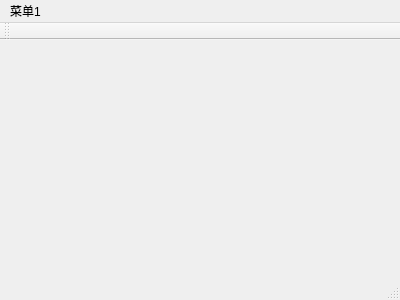
<?xml version="1.0" encoding="UTF-8"?>
<ui version="4.0">
 <class>MainWindow</class>
 <widget class="QMainWindow" name="MainWindow">
  <property name="geometry">
   <rect>
    <x>0</x>
    <y>0</y>
    <width>400</width>
    <height>300</height>
   </rect>
  </property>
  <property name="windowTitle">
   <string>MainWindow111</string>
  </property>
  <widget class="QWidget" name="centralWidget"/>
  <widget class="QMenuBar" name="menuBar">
   <property name="geometry">
    <rect>
     <x>0</x>
     <y>0</y>
     <width>400</width>
     <height>23</height>
    </rect>
   </property>
   <widget class="QMenu" name="menu111">
    <property name="title">
     <string>菜单1</string>
    </property>
   </widget>
   <addaction name="menu111"/>
  </widget>
  <widget class="QToolBar" name="mainToolBar">
   <attribute name="toolBarArea">
    <enum>TopToolBarArea</enum>
   </attribute>
   <attribute name="toolBarBreak">
    <bool>false</bool>
   </attribute>
  </widget>
  <widget class="QStatusBar" name="statusBar"/>
 </widget>
 <layoutdefault spacing="6" margin="11"/>
 <resources/>
 <connections/>
</ui>
